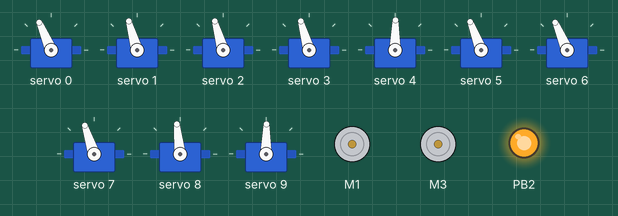
A sketch run on a simulated ATtiny85, built with avr-gcc and run on an emulated ATtiny85. Shown: 10 × servo, 2 × DC motor (green arrow = forward, orange = backward, longer = faster), output pins drawn as LEDs (lit = HIGH). Random numbers use the default seed unless the sketch sets one.

Above: at 6.6 s.
At 7.8 s:
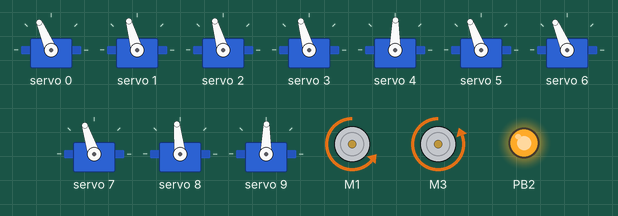
Timing chart, 0 to 9.3 s (numbered marks = the images above):
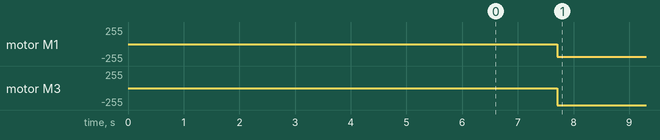

The sketch:

R2D2Master.ino
```cpp
// R2D2Master.ino
#include <SoftwareSerial.h>
#include <SendOnlySoftwareSerial.h>
#include <Sabertooth.h>
#include <Wire.h>
#include <Adafruit_PWMServoDriver.h>

#include "PS2.h"
#include "WavTrigger.h"

//---------------------------------------------------------------------------------
// PS2 DECLARATIONS
//---------------------------------------------------------------------------------
PS2 ps2 = PS2();

//---------------------------------------------------------------------------------
// WAVTRIGGER DECLARATIONS
//---------------------------------------------------------------------------------
#define WAV_PIN 6
#define WAV_RANDOM_MILLISECONDS 20000
#define WAV_STARTUP 138
#define WAV_NOTOUCH 139
SendOnlySoftwareSerial wavSerial(WAV_PIN);
WavTrigger wavTrigger(&wavSerial);
byte masterVolume;
bool enteringWavCode;
bool isWavRandomOn;
unsigned long wavLastTimeCheck;
byte wavCode;

//---------------------------------------------------------------------------------
// DOME SERVO DECLARATIONS
//---------------------------------------------------------------------------------
bool areDomeServosOpen;
Adafruit_PWMServoDriver servoDriver = Adafruit_PWMServoDriver(0x40);
#define ADDRESS_OFFSET 0

//---------------------------------------------------------------------------------
// MOTOR DECLARATIONS
//---------------------------------------------------------------------------------
#define MOTOR_PIN 7
#define FOOT_MOTOR_SPEED_MAX 127 // 64 for 50%, 127 for 100%
#define DOME_MOTOR_SPEED_MAX 96
SendOnlySoftwareSerial motorSerial(MOTOR_PIN);
Sabertooth domeMotor(128, motorSerial);
Sabertooth footMotor(129, motorSerial);

//---------------------------------------------------------------------------------
// SETUP AND LOOP
//---------------------------------------------------------------------------------
void setup() {
    // set the random seed, which is used for this such as the random audio feature
    randomSeed(analogRead(0));

    // setup the PS2 controller, 9600 baud, pin 8 receive, pin 9 transmit
    ps2.init(9600, 8, 9);

    // setup the motors
    motorSetup();

    // setup the wav trigger
    wavTriggerSetup();

    // close the dome servos
    domeServoSetup();

    // play the startup sound
    wavCode = WAV_STARTUP;
}

void loop() {
    // Process the PS2 controller
    processPS2();

    // Process the audio
    processWavTrigger();

    // Process the dome servos
    processDomeServos();

    // Process the dome motor
    processDomeMotor();

    // Process the foot motor
    processFootMotor();
}

//---------------------------------------------------------------------------------
// PS2 METHODS
//---------------------------------------------------------------------------------
void processPS2() {
    ps2.update();
}

//---------------------------------------------------------------------------------
// WAVTRIGGER METHODS
//---------------------------------------------------------------------------------
void wavTriggerSetup() {
    // wav trigger runs at 57600
    wavSerial.begin(57600);

    // wait for 2 seconds
    delay(2000);

    // turn off the onboard amp
    wavTrigger.ampPower(false);

    // set the master volume
    masterVolume = 150;
    wavTrigger.setMasterVolume(masterVolume);

    // set the flag for entering the wav code from the controller
    enteringWavCode = false;
}

void processWavTrigger()
{
    // play a random sound if we should
    if (isWavRandomOn) {
        // check if it is time to play
        unsigned long timeNow = millis();

        if (timeNow - wavLastTimeCheck > WAV_RANDOM_MILLISECONDS) {
            // time to play
            wavLastTimeCheck = timeNow;

            // generate a random number
            int trackToPlay = random(40) + 13;

            // play it
            wavTrigger.trackPlaySolo(trackToPlay);
        }
    }

    if (ps2.isButtonJustPressed(PS2_STATE_R1)) {
        enteringWavCode = true;
        wavCode = 0;
    }

    if (enteringWavCode) {
        // use bit shifting to bring in the code
        if (ps2.isButtonJustPressed(PS2_STATE_CROSS))
            wavCode = wavCode << 2;

        if (ps2.isButtonJustPressed(PS2_STATE_CIRCLE)) {
            wavCode = wavCode << 2;
            wavCode += 1;
        }

        if (ps2.isButtonJustPressed(PS2_STATE_TRIANGLE)) {
            wavCode = wavCode << 2;
            wavCode += 2;
        }

        if (ps2.isButtonJustPressed(PS2_STATE_SQUARE)) {
            wavCode = wavCode << 2;
            wavCode += 3;
        }
    }

    if (ps2.isButtonJustReleased(PS2_STATE_R1)) {
        enteringWavCode = false;

        if (wavCode == 0)
            wavTrigger.stopAllTracks();

        // play it here!
        wavTrigger.trackPlaySolo(wavCode);
    }

    if (ps2.isButtonPressed(PS2_STATE_PAD_UP) && masterVolume < 250) {
        masterVolume += 5;
        wavTrigger.setMasterVolume(masterVolume);
    }
    else  if (ps2.isButtonPressed(PS2_STATE_PAD_DOWN) && masterVolume > 5) {
        masterVolume -= 5;
        wavTrigger.setMasterVolume(masterVolume);
    }

    if (ps2.isButtonJustPressed(PS2_STATE_START)) {
        wavTrigger.trackPlaySolo(WAV_NOTOUCH);
    }

    if (ps2.isButtonJustPressed(PS2_STATE_R2)) {
        isWavRandomOn = !isWavRandomOn;
        wavLastTimeCheck = millis() - WAV_RANDOM_MILLISECONDS;
    }
}

//---------------------------------------------------------------------------------
// DOME SERVO METHODS
//---------------------------------------------------------------------------------
void domeServoSetup() {
    servoDriver.begin();
    servoDriver.setPWMFreq(50);
    delay(500);

    areDomeServosOpen = true;
    toggleAllServos();
}

void processDomeServos() {
    if (ps2.isButtonJustPressed(PS2_STATE_L1)) {
        toggleAllServos();
    }
}

void toggleAllServos() {
    if (areDomeServosOpen) {
        // close all servos
        servoDriver.setPWM(0, ADDRESS_OFFSET, 350);
        servoDriver.setPWM(1, ADDRESS_OFFSET, 335);
        servoDriver.setPWM(2, ADDRESS_OFFSET, 335);
        servoDriver.setPWM(3, ADDRESS_OFFSET, 335);
        servoDriver.setPWM(4, ADDRESS_OFFSET, 300);
        servoDriver.setPWM(5, ADDRESS_OFFSET, 345);
        servoDriver.setPWM(6, ADDRESS_OFFSET, 350);
        servoDriver.setPWM(7, ADDRESS_OFFSET, 340);
        servoDriver.setPWM(8, ADDRESS_OFFSET, 315);
        servoDriver.setPWM(9, ADDRESS_OFFSET, 300);

    } else {
        // open all servos
        servoDriver.setPWM(0, ADDRESS_OFFSET, 240);
        servoDriver.setPWM(1, ADDRESS_OFFSET, 240);
        servoDriver.setPWM(2, ADDRESS_OFFSET, 240);
        servoDriver.setPWM(3, ADDRESS_OFFSET, 240);
        servoDriver.setPWM(4, ADDRESS_OFFSET, 150);
        servoDriver.setPWM(5, ADDRESS_OFFSET, 175);
        servoDriver.setPWM(6, ADDRESS_OFFSET, 205);
        servoDriver.setPWM(7, ADDRESS_OFFSET, 195);
        servoDriver.setPWM(8, ADDRESS_OFFSET, 165);
        servoDriver.setPWM(9, ADDRESS_OFFSET, 160);
    }

    areDomeServosOpen = !areDomeServosOpen;
}

//---------------------------------------------------------------------------------
// MOTOR METHODS
//---------------------------------------------------------------------------------
void motorSetup() {
    motorSerial.begin(9600);
    domeMotor.autobaud();
    footMotor.autobaud();
}

void processDomeMotor() {
    int value = ps2.getStickValue(PS2_STATE_LX);

    int mappedValue = map(value, 0, 255, -DOME_MOTOR_SPEED_MAX, DOME_MOTOR_SPEED_MAX);

    if (abs(mappedValue) <= 20)
        mappedValue = 0;

    domeMotor.motor(mappedValue);
}

void processFootMotor() {
    int driveValue = map(ps2.getStickValue(PS2_STATE_RX), 0, 255, -FOOT_MOTOR_SPEED_MAX, FOOT_MOTOR_SPEED_MAX);
    int turnValue = map(ps2.getStickValue(PS2_STATE_RY), 0, 255, -FOOT_MOTOR_SPEED_MAX, FOOT_MOTOR_SPEED_MAX);

    footMotor.drive(driveValue);
    footMotor.turn(turnValue);
}
```

PS2.cpp
```cpp
// PS2.cpp
#include "PS2.h"

PS2::PS2() {
}

void PS2::init(long baudrate, byte receivePin, byte transmitPin) {
    // set the pins modes
    pinMode(receivePin, INPUT);
    pinMode(transmitPin, OUTPUT);

    // create the serial connection
    ps2Serial = new SoftwareSerial(receivePin, transmitPin);
    ps2Serial->begin(baudrate);

    pinMode(A1, OUTPUT);
    digitalWrite(A1, HIGH);
}

void PS2::update() {
    // copy the current to the previous before reading the state of the controller
    strncpy(previousState, currentState, PS2_STATE_LENGTH);

    // now read the current state of the controller
    getAllValues();
}

void PS2::getAllValues() {
    long waitCount = 0;

    // request all controller information
    uart_Send(PS2_GET_ALL);

    // wait for enough data
    while (ps2Serial->available() < PS2_STATE_LENGTH) {
        waitCount++;
        if (waitCount > 50000)
            return;
    }

    // read data into current state
    for (int i=0; i<PS2_STATE_LENGTH; i++)
        currentState[i] = ps2Serial->read();
}

void PS2::uart_Send(byte data) {
    while(ps2Serial->available() > 0)
        ps2Serial->read();

    ps2Serial->write(data);
}

bool PS2::getButtonBit(char* state, byte button)
{
    if (button > PS2_STATE_SQUARE)
        return false;

    return (state[button / 8] & (1 << button % 8)) == 0;
}

bool PS2::isButtonPressed(byte button)
{
    return getButtonBit(currentState, button);
}

bool PS2::isButtonReleased(byte button)
{
    return !isButtonPressed(button);
}

bool PS2::isButtonJustPressed(byte button)
{
    bool current = getButtonBit(currentState, button);
    bool previous = getButtonBit(previousState, button);

    return (current && !previous);
}

bool PS2::isButtonJustReleased(byte button)
{
    bool current = getButtonBit(currentState, button);
    bool previous = getButtonBit(previousState, button);

    return (!current && previous);
}

byte PS2::getStickValue(byte stick) {
    if (stick != PS2_STATE_RX && stick != PS2_STATE_RY && stick != PS2_STATE_LX && stick != PS2_STATE_LY)
        return 0;

    return currentState[stick];
}
```

PS2.h
```cpp
// PS2.h
#ifndef __PS2_H__
#define __PS2_H__

#include <Arduino.h>
#include <SoftwareSerial.h>

// defines here
#define PS2_STATE_LENGTH 6
#define PS2_CONNECTION_STATUS 28
#define PS2_SMALL_MOTOR 29
#define PS2_LARGE_MOTOR 30
#define PS2_GET_ALL 31

// stick states
#define PS2_STATE_RX 2
#define PS2_STATE_RY 3
#define PS2_STATE_LX 4
#define PS2_STATE_LY 5

// buttonstates
#define PS2_STATE_SELECT 0
#define PS2_STATE_L3 1
#define PS2_STATE_R3 2
#define PS2_STATE_START 3
#define PS2_STATE_PAD_UP 4
#define PS2_STATE_PAD_RIGHT 5
#define PS2_STATE_PAD_DOWN 6
#define PS2_STATE_PAD_LEFT 7
#define PS2_STATE_L2 8
#define PS2_STATE_R2 9
#define PS2_STATE_L1 10
#define PS2_STATE_R1 11
#define PS2_STATE_TRIANGLE 12
#define PS2_STATE_CIRCLE 13
#define PS2_STATE_CROSS 14
#define PS2_STATE_SQUARE 15

// tolerances
#define PS2_STICK_CENTERED_TOLERANCE 20
#define PS2_STICK_CENTERED_VALUE 127


class PS2 {
    private:
        char currentState[PS2_STATE_LENGTH];
        char previousState[PS2_STATE_LENGTH];

        void getAllValues();
        bool getButtonBit(char* state, byte button);

    public:
        PS2();

        void init(long baudrate, byte receivePin, byte transmitPin);

        void update();

        bool isButtonPressed(byte button);
        bool isButtonReleased(byte button);
        bool isButtonJustPressed(byte button);
        bool isButtonJustReleased(byte button);
        byte getStickValue(byte stick);

    protected:
        SoftwareSerial* ps2Serial;
        void uart_Send(byte data);

};


#endif
```

WavTrigger.cpp
```cpp
#include "WavTrigger.h"

WavTrigger::WavTrigger(SendOnlySoftwareSerial *wavSendOnlySoftwareSerial) {
    wavSerial = wavSendOnlySoftwareSerial;
}

// 0x03
void WavTrigger::trackControl(int track, int code)
{
    wavSerial->write(0xf0);
    wavSerial->write(0xaa);
    wavSerial->write(0x08);
    wavSerial->write(CMD_TRACK_CONTROL);
    wavSerial->write((byte)code);
    wavSerial->write((byte)track);
    wavSerial->write((byte)(track >> 8));
    wavSerial->write(0x55);
}

void WavTrigger::trackPlaySolo(int track) {
    trackControl(track, TRACK_PLAY_SOLO);
}

// 0x04
void WavTrigger::stopAllTracks()
{
    wavSerial->write(0xf0);
    wavSerial->write(0xaa);
    wavSerial->write(0x05);
    wavSerial->write(CMD_STOP_ALL);
    wavSerial->write(0x55);
}

// 0x05
void WavTrigger::setMasterVolume(int volume) {
    // map the volume to the correct range
    int mappedVolume = map(volume, 0, 255, -70, 10);

    wavSerial->write(0xf0);
    wavSerial->write(0xaa);
    wavSerial->write(0x07);
    wavSerial->write(CMD_VOLUME);
    wavSerial->write((byte)mappedVolume);
    wavSerial->write((byte)(mappedVolume >> 8));
    wavSerial->write(0x55);
}

// 0x09
void WavTrigger::ampPower(byte isOn) {
    wavSerial->write(0xf0);
    wavSerial->write(0xaa);
    wavSerial->write(0x06);
    wavSerial->write(CMD_AMP_POWER);
    wavSerial->write(isOn);
    wavSerial->write(0x55);
}
```

WavTrigger.h
```cpp
// WavTrigger.h
#ifndef __WAV_TRIGGER_H__
#define __WAV_TRIGGER_H__

#include <arduino.h>
#include <SendOnlySoftwareSerial.h>

#define CMD_TRACK_CONTROL      3
#define CMD_STOP_ALL           4
#define CMD_VOLUME             5
#define CMD_TRACK_VOLUME 8
#define CMD_AMP_POWER 9

#define TRACK_PLAY_SOLO 0
#define TRACK_PLAY_POLY 1
#define TRACK_PAUSE 2
#define TRACK_RESUME 3
#define TRACK_STOP 4
#define TRACK_LOOP_ON 5
#define TRACK_LOOP_OFF 6

class WavTrigger {
    private:
        SendOnlySoftwareSerial *wavSerial;
        void trackControl(int track, int code);

    public:
        WavTrigger(SendOnlySoftwareSerial *wavSendOnlySoftwareSerial);


        // 0x03 - Control Track
        void trackPlaySolo(int track); // 0x00

        void stopAllTracks(); // 0x04
        void setMasterVolume(int volume); // 0x05
        void ampPower(byte isOn); // 0x09

};

#endif
```

Measured:
- by itself, motor M1: stopped → backward 192/255 at 7.7 s
- by itself, motor M3: stopped → backward 255/255 at 7.7 s
